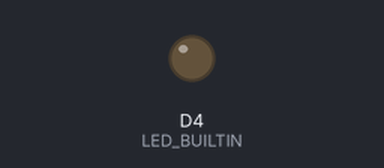
A sketch run on a simulated ESP8266 (NodeMCU). On the bench: output pins drawn as LEDs (lit = HIGH, except the on-board LED, lit = LOW). WiFi joins after 1.5 s; servers stay silent unless stated.

Above: at 2.1 s.
At 13.25 s:
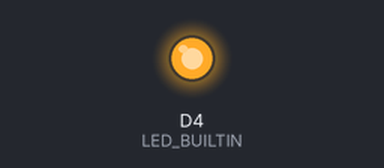
Timing chart, 0 to 13.6 s (numbered marks = the images above):
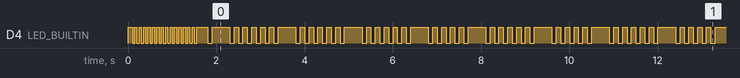

The sketch:

teste_Wifi.ino
```cpp
#include <UniversalTelegramBot.h>
#include <ESP8266WiFi.h>
#include <WiFiClientSecure.h>

char ssid[] = "NPD-Estagiarios";               // nome do seu roteador WIFI (SSID)
char password[] = "tanaporta";    // senha do roteador WIFI

#define BOT_TOKEN "2063266093:AAEd_NNik81K4gCj_G2TiJIuh2H_3AD9We4"  // sua chave Token Bot Telegram
// Para obter o Chat ID, acesse Telegram => usuario IDBot => comando /getid

// cliente SSL necessario para a Biblioteca
WiFiClientSecure client;
UniversalTelegramBot bot(BOT_TOKEN, client);

#define R1 D1    // GPIO_14
#define R2 D0    // GPIO_14
int Bot_mtbs = 1000; //mean time between scan messages
long Bot_lasttime;   //last time messages' scan has been done

//***************************************************************************************

void setup()
{
  Serial.begin(115200);

  // Inicializa as entradas e saidas

  pinMode(R1, OUTPUT);
  digitalWrite(R1, LOW);
  pinMode(R2, OUTPUT);
  digitalWrite(R2, LOW);
  pinMode(LED_BUILTIN, OUTPUT);
  digitalWrite(LED_BUILTIN, HIGH);

  //***************************************************************************************

  // Inicializa conexão Wifi

  WiFi.mode(WIFI_AP_STA);   // Configura o WIFI para modo estação e Acess point
  WiFi.disconnect();        // desconecta o WIFI
  delay(100);               // atraso de 100 milisegundos

  WiFi.begin(ssid, password);
  while (WiFi.status() != WL_CONNECTED)    // aguardando a conexão WEB
  {
    digitalWrite(LED_BUILTIN, LOW);
    delay(50);
    digitalWrite(LED_BUILTIN, HIGH);
    delay(50);
  }

  // Conecta cliente com SSL

  client.setFingerprint("F2:AD:29:9C:34:48:DD:8D:F4:CF:52:32:F6:57:33:68:2E:81:C1:90");
  while (!client.connect("api.telegram.org", 443))
  {
    digitalWrite(LED_BUILTIN, LOW);
    delay(200);
    digitalWrite(LED_BUILTIN, HIGH);
    delay(200);
  }

}

void loop()
{
  {
    digitalWrite(LED_BUILTIN, LOW);
    delay(100);
    digitalWrite(LED_BUILTIN, HIGH);
    delay(100);
  }

  if (millis() > Bot_lasttime + Bot_mtbs) {

    int numNewMessages = bot.getUpdates(bot.last_message_received + 1);
    while (numNewMessages) {

      for (int i = 0; i < numNewMessages; i++) {

        String chat_id = String(bot.messages[i].chat_id);
        String text = bot.messages[i].text;
        String from_name = bot.messages[i].from_name;


//        if (text == "On" || text == "on" || text == "ON") {
//          digitalWrite(R1, HIGH) ;
//          bot.sendMessage(chat_id, from_name + " / Dispositivo / SAÍDA 1 LIGADA", "");
//        }
//
//        if (text == "Off" || text == "off" || text == "OFF") {
//          digitalWrite(R1, LOW);
//          bot.sendMessage(chat_id, from_name + " / Dispositivo / SAÍDA 1 DESLIGADA", "");
//        }
//
//      }

         if (text == "a1" || text == "A1") {
          digitalWrite(R1, HIGH);
          digitalWrite(R2, LOW);
          bot.sendMessage(chat_id, from_name + " / Arcondicionado 1 Ligado / Arcondicionado 2 Desligado", "");
        }

        if (text == "a2" || text == "A2") {
          digitalWrite(R2, HIGH);
          digitalWrite(R1, LOW);

          bot.sendMessage(chat_id, from_name + " / Arcondicionado 2 Ligado / Arcondicionado 1 Desligado", "");
        }

      }

      numNewMessages = bot.getUpdates(bot.last_message_received + 1);
    }

    Bot_lasttime = millis();
  }


}
```

Measured:
- by itself, everything shown: repeats every 18.3 s, in 78 steps
